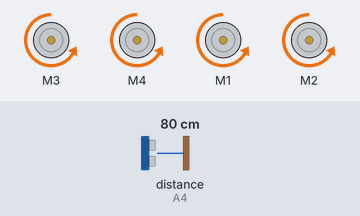
Recording of a sketch running on a simulated Arduino Uno, built with avr-gcc and run on an emulated ATmega328P. On the bench: 4 × DC motor (green arrow = forward, orange = backward, longer = faster). Wiring (inferred from the names in the program): ultrasonic range finder: trigger A5; echo A4. Inputs (shaded band) come from the test bench; at power-on: distance to the obstacle (sensor on A4) 80 cm. The echo pulse lasts 58.3 µs per cm.

Above: at 1.2 s.
1.3 s: distance to the obstacle (sensor on A4) set to 22 cm
2.8 s: distance to the obstacle (sensor on A4) set to 19 cm
At 3.3 s:
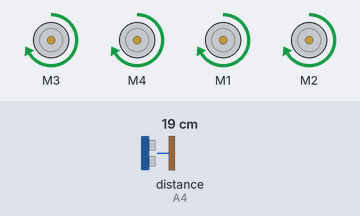
At 3.95 s:
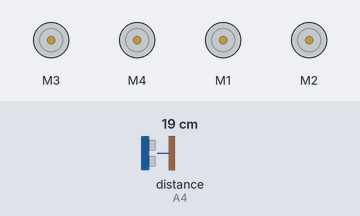
5.8 s: distance to the obstacle (sensor on A4) set to 35 cm
7.7 s: distance to the obstacle (sensor on A4) set to 2 cm
At 8.6 s:
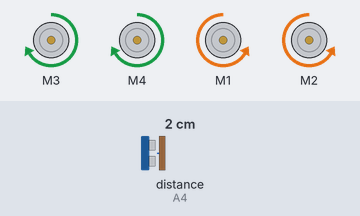
Timing chart, 0 to 11.7 s (numbered marks = the images above; inputs shaded):
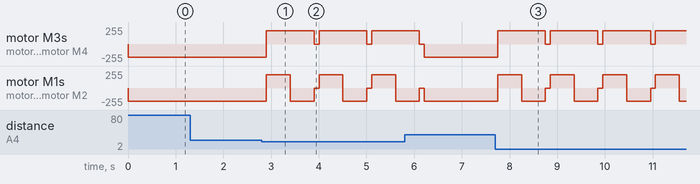

The sketch:

robot.ino
```cpp
#include <AFMotor.h>

AF_DCMotor motor1(1);
AF_DCMotor motor2(2);
AF_DCMotor motor3(3);
AF_DCMotor motor4(4);

byte trigPin = A5;
byte echoPin = A4;

void leftSpeed(byte speed) {
  motor1.setSpeed(speed);
  motor2.setSpeed(speed);
}

void rightSpeed(byte speed) {
  motor3.setSpeed(speed);
  motor4.setSpeed(speed);
}

void leftMode(byte mode) {
  motor3.run(mode);
  motor4.run(mode);
}

void rightMode(byte mode) {
  motor1.run(mode);
  motor2.run(mode);
}

void runForward(byte speed) {
  leftSpeed(speed);
  rightSpeed(speed);
  leftMode(BACKWARD);
  rightMode(BACKWARD);
}

void runBackward(byte speed) {
  leftSpeed(speed);
  rightSpeed(speed);
  leftMode(FORWARD);
  rightMode(FORWARD);
}

void turnLeft(byte speed) {
  leftMode(FORWARD);
  rightMode(BACKWARD);
  leftSpeed(speed);
  rightSpeed(speed);
}

void turnRight(byte speed) {
  leftMode(BACKWARD);
  rightMode(FORWARD);
  leftSpeed(speed);
  leftSpeed(speed);
}

void stop() {
  leftMode(RELEASE);
  rightMode(RELEASE);
}

void setup() {
  stop();
  Serial.begin(9600);
  pinMode(trigPin, OUTPUT);
  pinMode(echoPin, INPUT);
}

void loop() {
  if (getDistance() < 20) {
    stop();
    runBackward(200);
    delay(500);
    turnLeft(200);
    delay(500);
    stop();
  } else {
    runForward(200);
  }
  delay(100);
}

int getDistance() {
  int duration;
  digitalWrite(trigPin, LOW);
  delayMicroseconds(2);
  digitalWrite(trigPin, HIGH);
  delayMicroseconds(10);
  digitalWrite(trigPin, LOW);
  duration = pulseIn(echoPin, HIGH);
  return duration / 58;
}
```

Measured:
- the behaviour switches between 21 and 20 cm on distance to the obstacle (sensor on A4) (found by bisection; images 0 and 1)
- after the input at 1.3 s, every drawn part: stays the same
- after the input at 2.8 s, motor M3, motor M4: alternates forward 200/255 for 1.0 s and stopped for 0.10 s, starting after 0.10 s; motor M1, motor M2: backward 200/255 → forward 200/255 after 0.10 s, then repeats every 1.1 s: backward 200/255 0.50 s, stopped 0.10 s, forward 200/255 0.50 s
- after the input at 7.7 s, motor M3, motor M4: alternates forward 200/255 for 1.0 s and stopped for 0.10 s, starting after 0.05 s; motor M1, motor M2: backward 200/255 → forward 200/255 after 0.05 s, then repeats every 1.1 s: backward 200/255 0.50 s, stopped 0.10 s, forward 200/255 0.50 s
